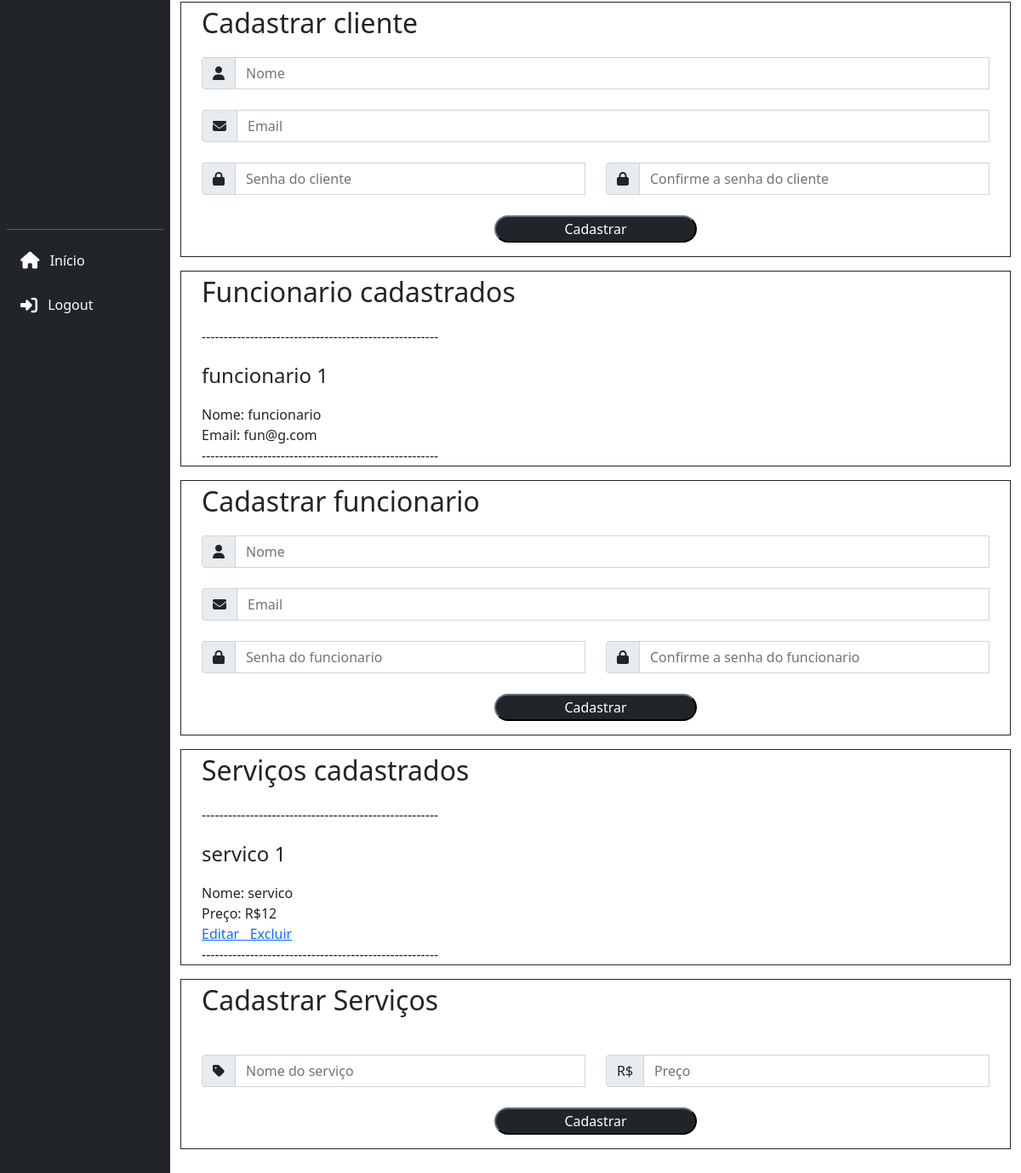
Page /php/perfiladm.php (signed in, lower part) on the earlier database version.
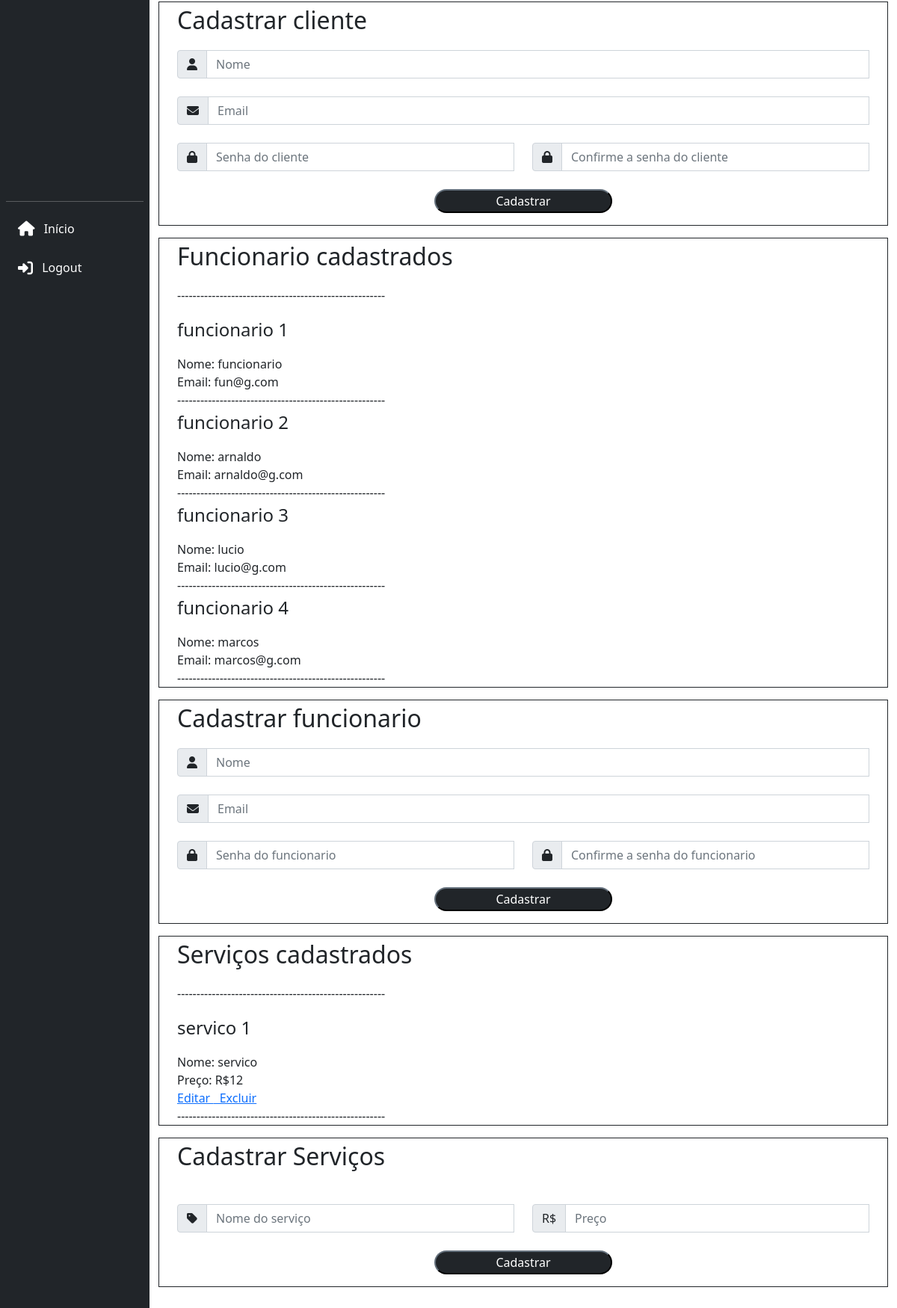
Same page on the later database version.
### tables this page shows
CREATE TABLE funcionario ( 
    id_funcionario int NOT NULL AUTO_INCREMENT, 
    nome varchar(100) NOT NULL, 
    email varchar(100) NOT NULL, 
    senha varchar(255) NOT NULL, 
    primary key(id_funcionario) 
);

CREATE TABLE servico ( 
    id_servico int NOT NULL AUTO_INCREMENT, 
    nome varchar(100) NOT NULL, 
    preco int NOT NULL, 
    primary key(id_servico)
);

### php/perfiladm.php (the view, shortened to what the changed rows need)
<?php
    include "../sql/conectamysqlcdb.php";
?>
<html>
    <head>
        <link rel="stylesheet" type="text/css" href="../css/style.css">
        <link href="https://cdn.jsdelivr.net/npm/bootstrap@5.0.0/dist/css/bootstrap.min.css" rel="stylesheet" >
    </head>
    <body>
    <div class="container-fluid">
        <div class="row flex-nowrap">
                <div class="col py-3">
                <div class="col py-3">
                <div class="col py-3">
                <div class="col py-3">
                <div class="container border border-dark" id="funcionarios">
                    <p class="fs-2">Funcionario cadastrados</p>
                    <p>------------------------------------------------------</p>
                    <?php
                        $sql2 = "SELECT * FROM funcionario";
                        $resfuncionario = mysqli_query($mysqli, $sql2);
                        $linhasfuncionario = mysqli_num_rows($resfuncionario);
                        for($i=0; $i < $linhasfuncionario; $i++){
                            $funcionario = mysqli_fetch_array($resfuncionario);
                            echo "<p class='fs-4'>funcionario ".$funcionario['id_funcionario']."</p>";
                            echo "Nome: ".$funcionario["nome"]."<br>";
                            echo "Email: ".$funcionario["email"]."<br>";
                            echo "------------------------------------------------------<br>";
                           }
                    ?>
                </div>
                <div class="col py-3">
                    <div class="container border border-dark">
                </div>
                <div class="col py-3">
                <div class="container border border-dark" id="servicos">
                    <p class="fs-2">Serviços cadastrados</p>
                    <p>------------------------------------------------------</p>
                    <?php
                        $sql3 = "SELECT * FROM servico;";
                        $resservico = mysqli_query($mysqli, $sql3);
                        $linhasservico = mysqli_num_rows($resservico);
                        for($i=0; $i < $linhasservico; $i++){
                            $servico = mysqli_fetch_array($resservico);
                            echo "<p class='fs-4'>servico ".$servico['id_servico']."</p>";
                            echo "Nome: ".$servico["nome"]."<br>";
                            echo "Preço: R$".$servico["preco"]."<br>";
                            echo "<a href='alterar-excluir-adm.php?id=".$servico['id_servico']."'>Editar </a>";
                            echo "<a href='alterar-excluir-adm.php?excluir-servico-id=".$servico['id_servico']."'>&nbsp Excluir</a><br><input type='hidden' name='operacao' value='excluir'>";
                            echo "------------------------------------------------------<br>";
                           }
                    ?>
                </div>
                <div class="col py-3">
                <div class="container border border-dark">
                    </div>
                    </div>
                </div>
            </div>
        </div>
    </body>
</html>

Differences in the rows shown:
added funcionario: id_funcionario "2", nome "arnaldo", email "arnaldo@g.com"
added funcionario: id_funcionario "3", nome "lucio", email "lucio@g.com"
added funcionario: id_funcionario "4", nome "marcos", email "marcos@g.com"
